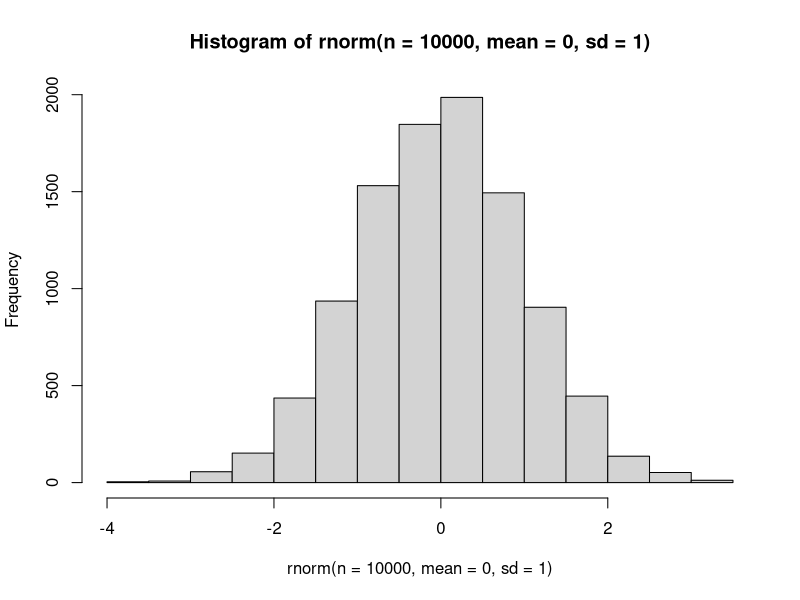
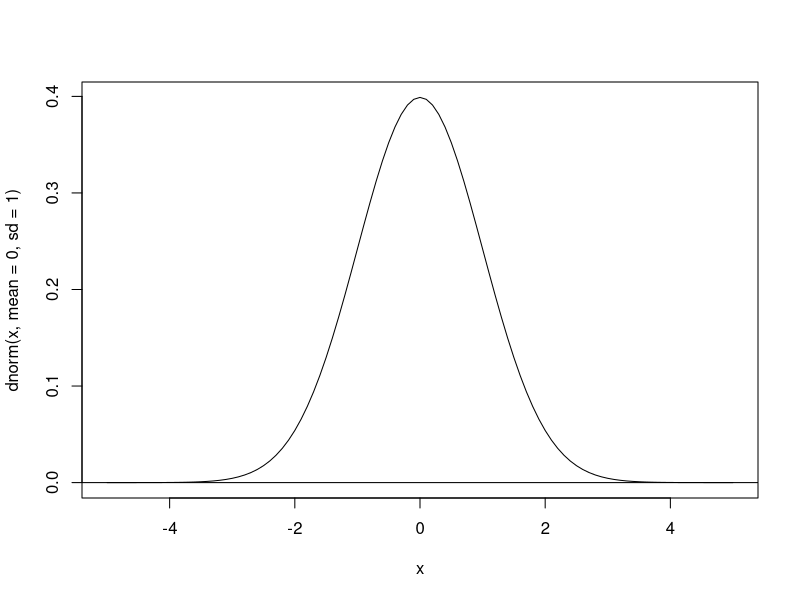
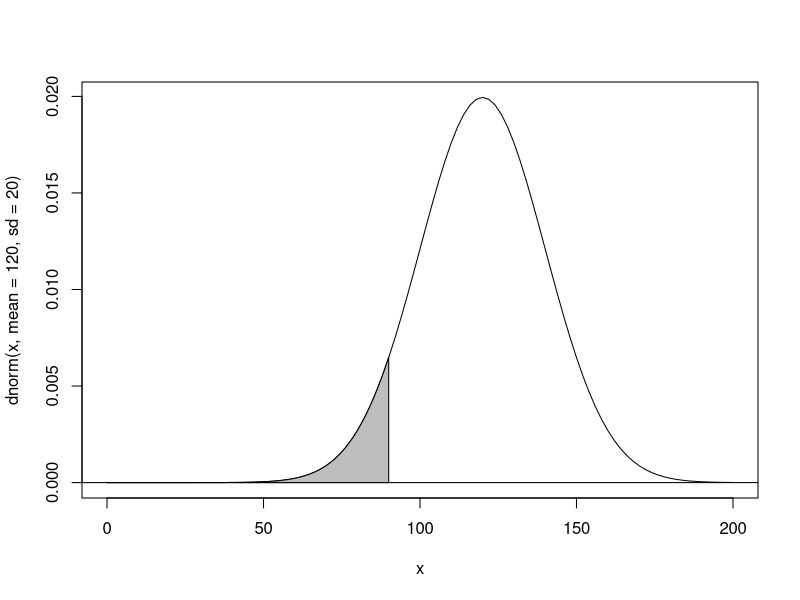
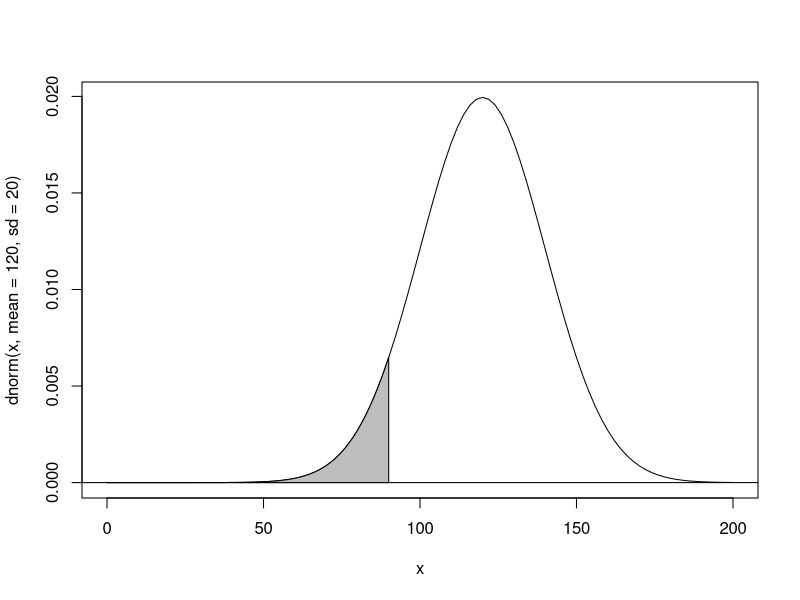
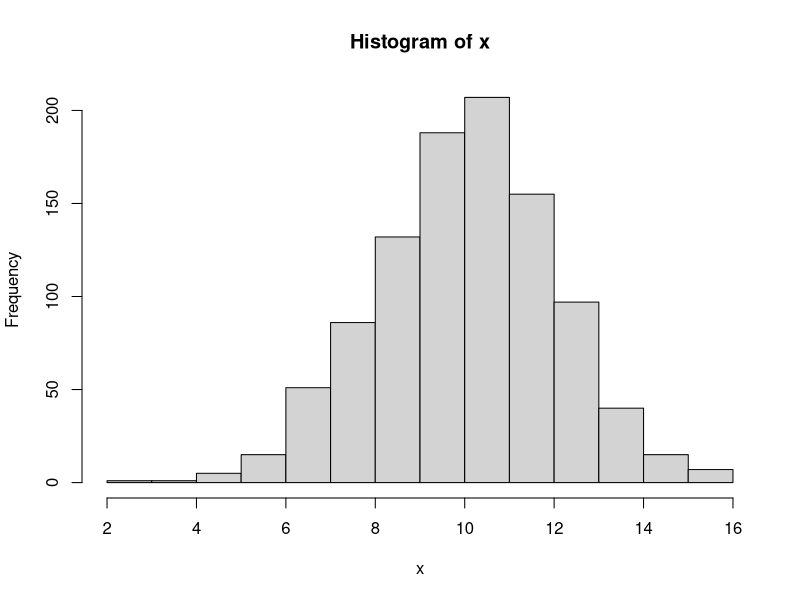
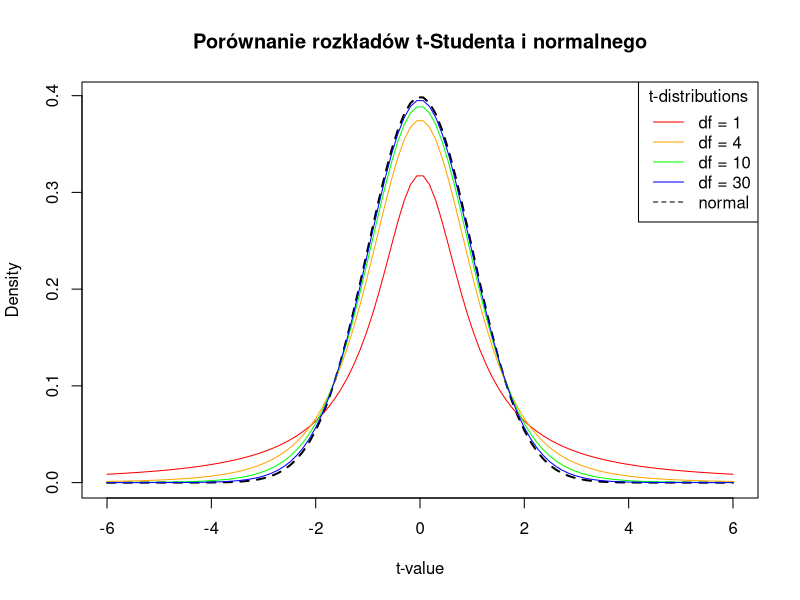

Generate these figures, in order, with R: (Note: this script raises an error after producing the figures.)
## ---- chunk 1
rnorm(n = 10, mean = 0, sd = 1)
## ---- chunk 2
hist(rnorm(n = 10000, mean = 0, sd = 1))
## ---- chunk 3
#| fig_width: 400px

curve(dnorm(x, mean = 0, sd = 1), xlim = c(-5, 5))
abline(h = 0)
## ---- chunk 4
## Probability of having a value *lower* than 90 in a normal distribution with a mean of 120 and sd of 20.
pnorm(q = 90, mean = 120, sd = 20, lower.tail = TRUE)
## ---- chunk 5
#| fig_width: 400px
#| echo: false
curve(dnorm(x, mean = 120, sd = 20), xlim = c(0,200))
abline(h = 0)
sequence <- seq(0, 90, 0.1)
polygon(x = c(sequence,90,0),
        y = c(dnorm(c(sequence),120,20),0,0),
        col = "grey")
## ---- chunk 6

## X-axis value *below* which the probability is 6%
qnorm(p = 0.0668072, mean = 120, sd = 20, lower.tail = TRUE)
## ---- chunk 7
#| fig_width: 400px
#| echo: false
curve(dnorm(x, mean = 120, sd = 20), xlim = c(0, 200))
abline(h = 0)
sequence <- seq(0, 90, 0.1)
polygon(x = c(sequence,90,0),
        y = c(dnorm(c(sequence),120,20),0,0),
        col = "grey")

## ---- chunk 8
pnorm(84, mean=72, sd=15.2, lower.tail=FALSE) 
## ---- chunk 9
set.seed(123456)
x <- rnorm(1000, mean = 10, sd = 2)
## ---- chunk 10
hist(x)
## ---- chunk 11
shapiro.test(x)
## ---- chunk 12
rt(10, df=1)
## ---- chunk 13
#| fig_width: 400px
#| echo: false
# source: https://www.geeksforgeeks.org/understanding-the-t-distribution-in-r/
# Generate a vector of 100 values between -6 and 6 
x <- seq(-6, 6, length = 100) 
  
# Degrees of freedom 
df = c(1,4,10,30) 
colour = c("red", "orange", "green", "blue","black") 
  
# Plot a normal distribution 
plot(x, dnorm(x), type = "l", lty = 2, lwd = 2, xlab = "t-value", ylab = "Density",  
     main = "Porównanie rozkładów t-Studenta i normalnego", col = "black") 
  
# Add the t-distributions to the plot 
for (i in 1:4){ 
  lines(x, dt(x, df[i]), col = colour[i]) 
} 
  
# Add a legend 
legend("topright", c("df = 1", "df = 4", "df = 10", "df = 30", "normal"),  
       col = colour, title = "t-distributions", lty = c(1,1,1,1,2))
## ---- chunk 14
data("gapminder", package = "gapminder")
library(ggplot2)
## ---- chunk 15
ggplot(data = gapminder, aes(x = lifeExp)) + geom_histogram(binwidth = 2) + theme_bw()
## ---- chunk 16
ggplot(data = gapminder, aes(x = gdpPercap)) + geom_histogram(binwidth=10000) + theme_bw()
## ---- chunk 17
ggplot(gapminder, aes(x = lifeExp)) + 
  geom_histogram() + 
  facet_wrap(~continent, ncol = 3) + 
  theme_bw()
## ---- chunk 18
ggplot(data = gapminder, aes(x = continent, y = lifeExp)) + 
  geom_boxplot() + 
  stat_summary(fun = mean, geom="point", shape=20, size=4) +
  labs(x = "Kontynent", 
       y = "Oczekiwana długość trwania życia", 
       title = "Zróżnicowanie oczekiwanej długości trwania życia na kontynentach") + 
  theme_bw() 
## ---- chunk 19
library(e1071)
skewness(gapminder$lifeExp)
## ---- chunk 20
library(e1071)
kurtosis(gapminder$lifeExp)
## ---- chunk 21
#wyselekcjonować dane dla kontynentu Afryka dotyczące średniej długości trwania życia
dane_Africa <- gapminder[gapminder$continent == 'Africa',]
## ---- chunk 22
ggplot(data = dane_Africa, aes(sample = lifeExp)) + stat_qq()
